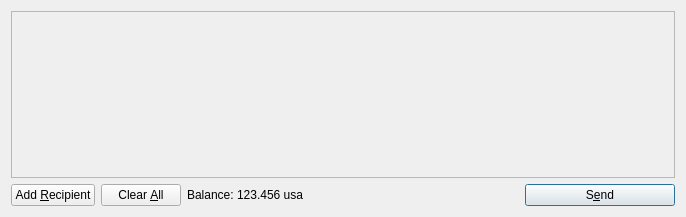
<?xml version="1.0" encoding="UTF-8"?>
<ui version="4.0">
 <class>SendCoinsDialog</class>
 <widget class="QDialog" name="SendCoinsDialog">
  <property name="geometry">
   <rect>
    <x>0</x>
    <y>0</y>
    <width>686</width>
    <height>217</height>
   </rect>
  </property>
  <property name="windowTitle">
   <string>Send Coins</string>
  </property>
  <layout class="QVBoxLayout" name="verticalLayout">
   <item>
    <widget class="QScrollArea" name="scrollArea">
     <property name="widgetResizable">
      <bool>true</bool>
     </property>
     <widget class="QWidget" name="scrollAreaWidgetContents">
      <property name="geometry">
       <rect>
        <x>0</x>
        <y>0</y>
        <width>666</width>
        <height>165</height>
       </rect>
      </property>
      <layout class="QVBoxLayout" name="verticalLayout_2">
       <property name="margin">
        <number>0</number>
       </property>
       <item>
        <layout class="QVBoxLayout" name="entries">
         <property name="spacing">
          <number>6</number>
         </property>
        </layout>
       </item>
       <item>
        <spacer name="verticalSpacer">
         <property name="orientation">
          <enum>Qt::Vertical</enum>
         </property>
         <property name="sizeHint" stdset="0">
          <size>
           <width>20</width>
           <height>40</height>
          </size>
         </property>
        </spacer>
       </item>
      </layout>
     </widget>
    </widget>
   </item>
   <item>
    <layout class="QHBoxLayout" name="horizontalLayout">
     <item>
      <widget class="QPushButton" name="addButton">
       <property name="toolTip">
        <string>Send to multiple recipients at once</string>
       </property>
       <property name="text">
        <string>Add &amp;Recipient</string>
       </property>
       <property name="icon">
        <iconset resource="../bitcoin.qrc">
         <normaloff>:/icons/add</normaloff>:/icons/add</iconset>
       </property>
       <property name="autoDefault">
        <bool>false</bool>
       </property>
      </widget>
     </item>
     <item>
      <widget class="QPushButton" name="clearButton">
       <property name="sizePolicy">
        <sizepolicy hsizetype="Minimum" vsizetype="Fixed">
         <horstretch>0</horstretch>
         <verstretch>0</verstretch>
        </sizepolicy>
       </property>
       <property name="toolTip">
        <string>Remove all transaction fields</string>
       </property>
       <property name="text">
        <string>Clear &amp;All</string>
       </property>
       <property name="icon">
        <iconset resource="../bitcoin.qrc">
         <normaloff>:/icons/remove</normaloff>:/icons/remove</iconset>
       </property>
       <property name="autoRepeatDelay">
        <number>300</number>
       </property>
       <property name="autoDefault">
        <bool>false</bool>
       </property>
      </widget>
     </item>
     <item>
      <layout class="QHBoxLayout" name="horizontalLayout_2">
       <property name="spacing">
        <number>3</number>
       </property>
       <item>
        <widget class="QLabel" name="label">
         <property name="text">
          <string>Balance:</string>
         </property>
        </widget>
       </item>
       <item>
        <widget class="QLabel" name="labelBalance">
         <property name="cursor">
          <cursorShape>IBeamCursor</cursorShape>
         </property>
         <property name="text">
          <string>123.456 usa</string>
         </property>
         <property name="textInteractionFlags">
          <set>Qt::LinksAccessibleByMouse|Qt::TextSelectableByKeyboard|Qt::TextSelectableByMouse</set>
         </property>
        </widget>
       </item>
      </layout>
     </item>
     <item>
      <spacer name="horizontalSpacer">
       <property name="orientation">
        <enum>Qt::Horizontal</enum>
       </property>
       <property name="sizeHint" stdset="0">
        <size>
         <width>40</width>
         <height>20</height>
        </size>
       </property>
      </spacer>
     </item>
     <item>
      <widget class="QPushButton" name="sendButton">
       <property name="minimumSize">
        <size>
         <width>150</width>
         <height>0</height>
        </size>
       </property>
       <property name="toolTip">
        <string>Confirm the send action</string>
       </property>
       <property name="text">
        <string>S&amp;end</string>
       </property>
       <property name="icon">
        <iconset resource="../bitcoin.qrc">
         <normaloff>:/icons/send</normaloff>:/icons/send</iconset>
       </property>
       <property name="default">
        <bool>true</bool>
       </property>
      </widget>
     </item>
    </layout>
   </item>
  </layout>
 </widget>
 <resources>
  <include location="../bitcoin.qrc"/>
 </resources>
 <connections/>
</ui>
